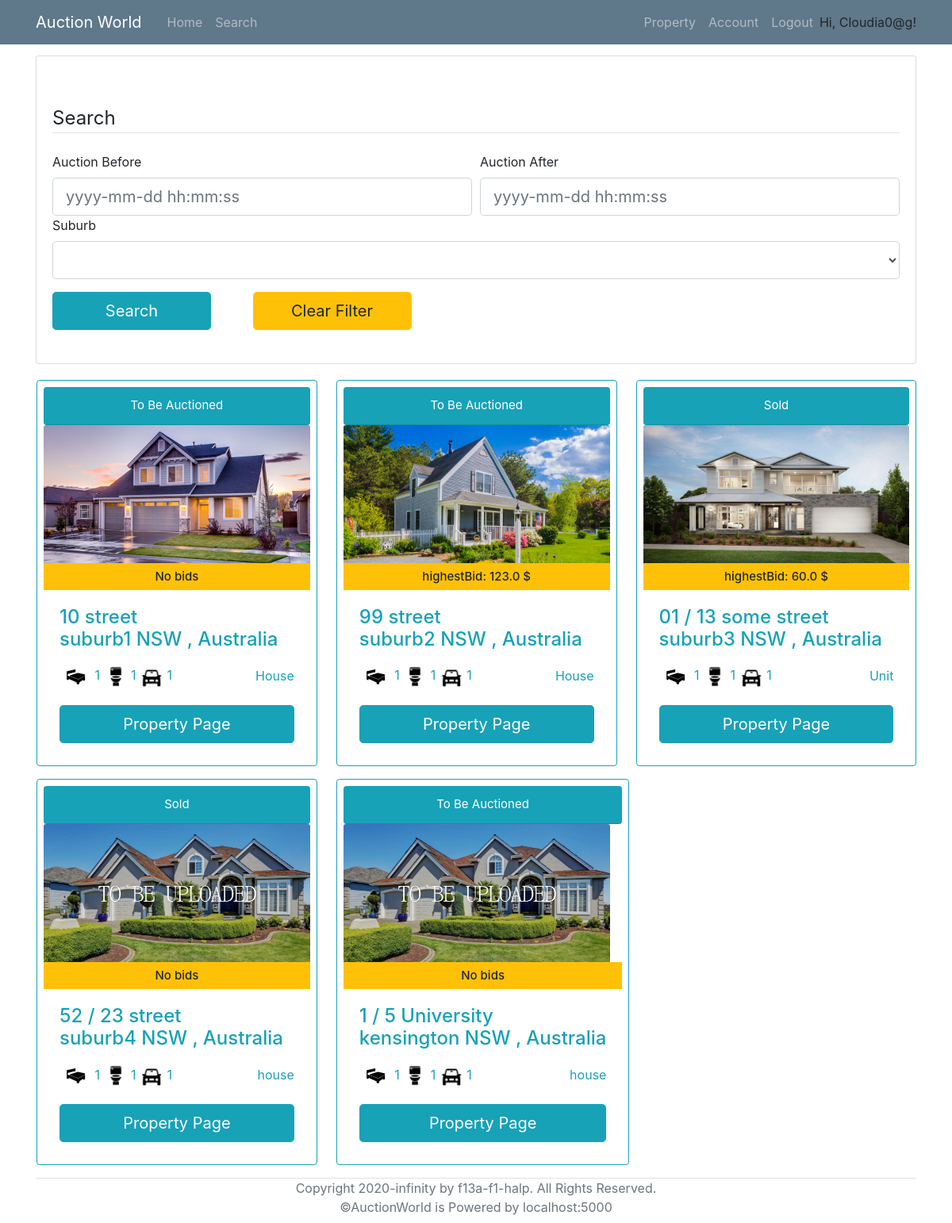
Page /search (signed in) on the earlier database version.
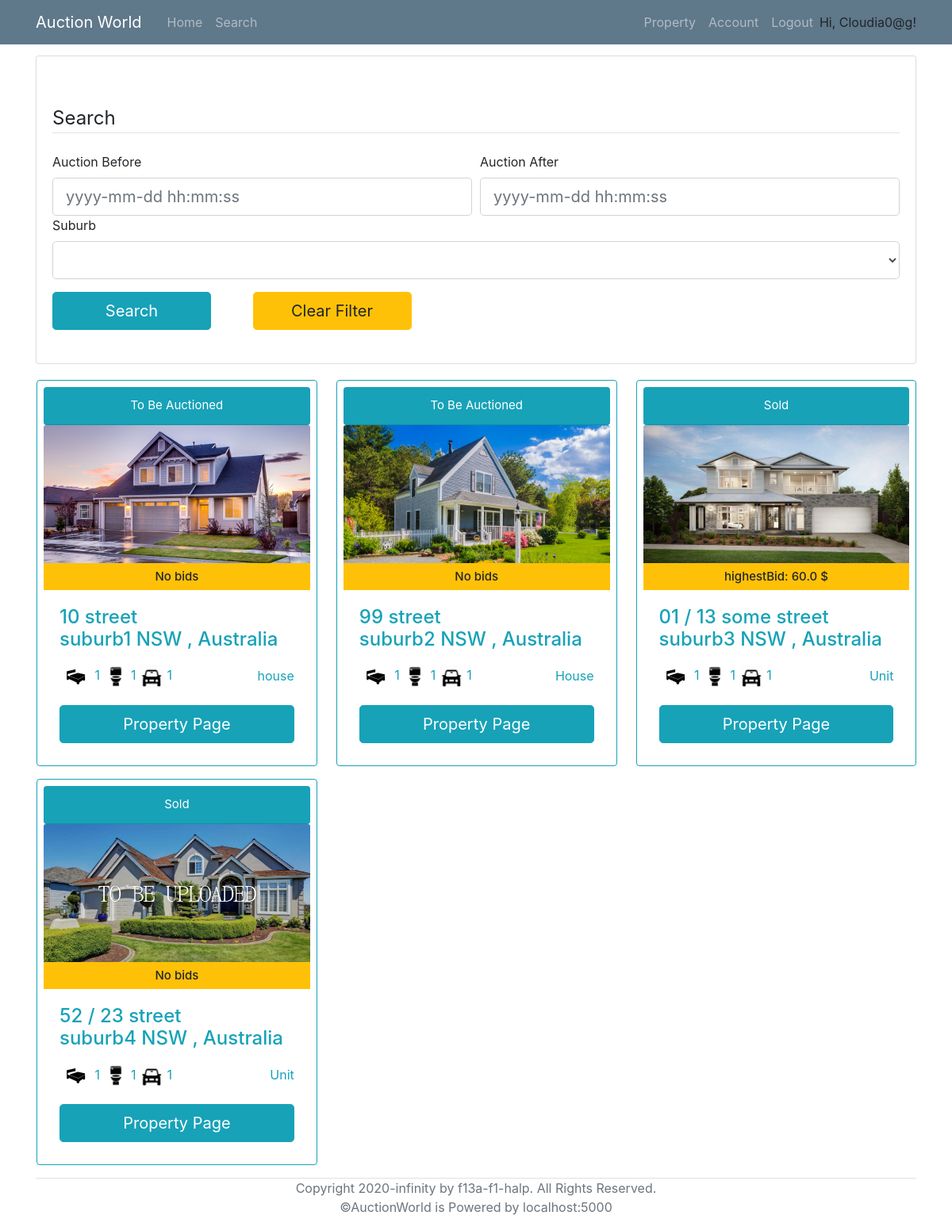
Same page on the later database version.
### models.py (models this page shows, shortened)
class User(UserMixin, db.Model):
    __tablename__ = 'User'
    id = db.Column(db.Integer, primary_key = True)
    login_name = db.Column(db.String(collation='NOCASE') ,unique=True, nullable=False)
    email = db.Column(db.String, unique=True, nullable=False)
    password_hash = db.Column(db.String, nullable=False)
    address = db.Column(db.String(1000), nullable=False)
    date_of_birth = db.Column(db.DateTime, nullable=False)
    phone_number = db.Column(db.String, nullable=False)
    id_confirmation = db.Column(db.String(100), nullable=True)
    auctionId = db.relationship('AuctionDetails', backref='seller', lazy='dynamic')
    properties = db.relationship('Property', backref='sellerID', lazy='dynamic')
    cards = db.relationship('BankDetails', backref='user', lazy='dynamic')
    registeredProperties = db.relationship('Property',secondary=lambda: RegisteredAssociation.__table__, backref="RegisteredBidders")

class Property(db.Model):
    __tablename__ = 'Property'
    id = db.Column(db.Integer, primary_key = True)
    property_type = db.Column(db.String)
    add_unit = db.Column(db.String(100))
    add_num = db.Column(db.String(100))
    add_name = db.Column(db.String(100))
    add_suburb = db.Column(db.String(100))
    add_state = db.Column(db.String(3))
    add_pc = db.Column(db.String(4))
    num_bedrooms = db.Column(db.Integer)
    num_parking = db.Column(db.Integer)
    num_bathrooms = db.Column(db.Integer)
    parking_features = db.Column(db.String)
    building_size = db.Column(db.Integer)
    land_size = db.Column(db.Integer)
    inspection_date = db.Column(db.DateTime)
    description = db.Column(db.String(2000))
    year_built = db.Column(db.Integer)
    status = db.Column(db.String)
    seller = db.Column(db.Integer, db.ForeignKey('User.id'))
    auctionId = db.relationship('AuctionDetails', backref='Property', uselist=False)
    photo_collection = db.relationship('Photos', backref='Property', lazy='dynamic')
    registeredBidders = db.relationship('User',secondary=lambda: RegisteredAssociation.__table__, backref="RegisteredProperties")

class Photos(db.Model):
    __tablename__ = 'Photos'
    id = db.Column(db.Integer, primary_key = True)
    photo = db.Column(db.String)
    property_id = db.Column(db.Integer, db.ForeignKey('Property.id'))

### routes.py (the view, shortened to what this page needs)
@app.route('/search', methods=['POST','GET'])
@login_required
def search():
    form=searchForm()
    available_suburbs=db.session.query(Property.add_suburb).distinct(Property.add_suburb)
    form.suburb.choices=[("")]+[(i.add_suburb) for i in available_suburbs]
    full_list = db.session.query(Property,AuctionDetails,func.max(Bid.Amount).label('highestBid'))\
                        .outerjoin(AuctionDetails, AuctionDetails.PropertyID==Property.id)\
                        .outerjoin(Bid, Bid.AuctionID == AuctionDetails.id)\
                        .group_by(Property.id)
    property_Id=[]
    return render_template('search.html', title='search', form=form, properties=full_list)

### forms.py
class searchForm(FlaskForm):
    auction_before =  DateTimeField('Auction Before', format='%Y-%m-%d %H:%M:%S',validators=[Optional()])
    auction_after = DateTimeField('Auction After', format='%Y-%m-%d %H:%M:%S',validators=[Optional()])
    suburb = SelectField('Suburb', validators=[Optional()])
    submit = SubmitField('Search')
    clear = SubmitField('Clear Filter')

### models.py (called while the page is built)
@login_manager.user_loader
def load_user(id):
    return User.query.get(id)

### templates/search.html (shortened to what this page needs)
{% extends "base.html" %}
{% block content %}
	<div class="content-section">
		<form action="" method= "POST" style="margin-top: 50px;" novalidate>
			<fieldset class="form-group">
				<legend class="border-bottom mb-4">Search</legend>
				<div class="form-row">
					<div class="col">
						{{ form.auction_before.label }}<br>
						{% if form.auction_before.errors %}
							{{ form.auction_before(class="form-control form-control-lg is-invalid") }}
							<div class="invalid-feedback">
								{% for error in form.auction_before.errors %}
									<span>{{ error }}</span>
								{% endfor %}
							</div>
						{% else %}
							{{ form.auction_before(class="form-control form-control-lg", placeholder="yyyy-mm-dd hh:mm:ss") }}
						{% endif %}
					</div>
					<div class="col">
						{{ form.auction_after.label }}<br>
						{% if form.auction_after.errors %}
							{{ form.auction_after(class="form-control form-control-lg is-invalid") }}
							<div class="invalid-feedback">
								{% for error in form.auction_after.errors %}
									<span>{{ error }}</span>
								{% endfor %}
							</div>
						{% else %}
							{{ form.auction_after(class="form-control form-control-lg", placeholder="yyyy-mm-dd hh:mm:ss") }}
						{% endif %}
					</div>
				</div>
				<div class="form-group">
					{{ form.suburb.label }}<br>
					{% if form.suburb.errors %}
						{{ form.suburb(class="form-control form-control-lg is-invalid") }}
						<div class="invalid-feedback">
							{% for error in form.suburb.errors %}
								<span>{{ error }}</span>
							{% endfor %}
						</div>
					{% else %}
						{{ form.suburb(class="form-control form-control-lg") }}
					{% endif %}
				</div>
				<div class="form-group">{{ form.submit(class="btn btn-info btn-lg mr-5" ,style="width:200px") }} {{ form.clear (class="btn btn-warning btn-lg",style="width:200px") }}</div>
			</fieldset>
		</form>
	</div>
	<div class="row col-xl-15">
		{% if not properties %}
				<div style="width:100%; text-align: center;">
				<h2 class="text-info">No results found.</h2>
				</div>
			</div>
		{% else %}
			{% for (p,a,b) in properties %}
				<div class="card border-info p-2 col-md-3.8 ml-3 mr-2 mb-3">
					<div class="card-header rounded text-center bg-info text-white" style="font-size: 15px;">
						{% if p.status == "auction" %}
							To Be Auctioned
						{% elif p.status == "sold" %}
							Sold
						{% else %}
							Under Offer
						{% endif %}
					</div>
					{% if not p.photo_collection.all() %}
						<img class="card-img-top" src="/static/propertyImage/Sample.jpg" alt="Card image cap" style="width:335.81px; height: 180px;" >
					{% else %}
						<img class="card-img-top" src="/static/propertyImage/{{p.photo_collection.first().photo}}" alt="Card image cap" style="width:335.81px; height: 180px;" >
					{% endif %}
					<h6 class="card-subtitle pt-2 pb-2 text-center bg-warning" style="font-size: 15px;">
                        {% if b:%}
                            highestBid: {{b}} $
                        {% else %}
                            No bids
                        {% endif%}
                    </h6>
					<div class="card-body text-info">
						<h4 class="card-title">
							{% if p.add_unit %}
								{{p.add_unit}} /
							{% endif %}
							{{p.add_num}} {{p.add_name}}<br>{{p.add_suburb}} {{p.add_state}} {{p.pc}}, Australia
						</h4>
						<p class="card-text">
							<span><img src="/static/icons/bedicon.png" alt="Card image cap" style="width:40px; height: 40px;"> {{p.num_bedrooms}}</span>
							<span><img src="/static/icons/restroom.png" alt="Card image cap" style="width:30px; height: 30px;"> {{p.num_bedrooms}}</span>
							<span><img src="/static/icons/car.png" alt="Card image cap" style="width:30px; height: 30px;"> {{p.num_parking}}</span>
							<span style="float: right; margin-top: 7px;">{{p.property_type}}</span>
						</p>
						<a href={{ url_for("viewProperty", property_id=p.id) }} class="btn btn-info btn-lg" style="width: 100%;">Property Page</a>
					</div>
				</div>
			{% endfor %}
		{% endif %}
	</div>
{% endblock %}

### templates/base.html (shortened to what this page needs)
<!DOCTYPE html>
<html lang="en">
<head>
    <link rel="stylesheet" type="text/css" href="../static/css/main.css">
    <link rel="stylesheet" href="https://maxcdn.bootstrapcdn.com/bootstrap/4.0.0/css/bootstrap.min.css">
</head>
<body>
    <header class="site-header">
        <nav class="navbar navbar-expand-md navbar-dark bg-steel fixed-top">
          <div class="container">
            <a class="navbar-brand mr-4" href="/" >Auction World</a>
            <div class="collapse navbar-collapse" id="navbarToggle">
              <div class="navbar-nav mr-auto">
                <a class="nav-item nav-link" href="{{ url_for('home') }}">Home</a>
                <a class="nav-item nav-link" href="/search">Search</a>
              </div>
              <div class="navbar-nav">
                {% if current_user.is_authenticated %}
                  <a class="nav-item nav-link" href="/property">Property</a>
                  <a class="nav-item nav-link" href={{ url_for("account", login_name=current_user.login_name) }}>Account</a>
                  <a class="nav-item nav-link" href="/logout">Logout</a>
                  <p style="margin-top: 8px; margin-bottom: 0px;">Hi, {{ current_user.login_name }}!</p>
                {% endif %}
              </div>
            </div>
          </div>
        </nav>
      </header>
      <main role="main" class="container" style="margin-top: 70px;">
        <div class="row">
          <div class="col-md-12">
            {% block content %}{% endblock %}
          </div>
        </div>
        <div class="border-top relative-bottom text-center text-muted mb-2" >
          Copyright 2020-infinity by f13a-f1-halp. All Rights Reserved. <br>
          ©AuctionWorld is Powered by localhost:5000
        </div>
      </main>
</body>
</html>

### static/css/main.css (style rules this page uses)
body { background: #fafafa; color: #333333; margin-top: 5rem; }
h1, h2, h3, h4, h5, h6 { color: #444444; }
.bg-steel { background-color: #5f788a; }
.site-header .navbar-nav .nav-link { color: #cbd5db; }
.content-section { background: #ffffff; padding: 10px 20px; border: 1px solid #dddddd; border-radius: 3px; margin-bottom: 20px; }

Differences in the rows shown:
removed Property: status "To Be Auctioned", shows "No bids", add_unit "1", add_num "5", add_name "University", add_suburb "kensington", add_state "NSW", num_bedrooms "1", num_parking "1", property_type "house"
changed Property "suburb1": property_type "House" → "house"
shown differently, row unchanged: Property "suburb2": b "123.0" → (not shown); text "highestBid: $" → "No bids"
changed Property "suburb4": property_type "house" → "Unit"
